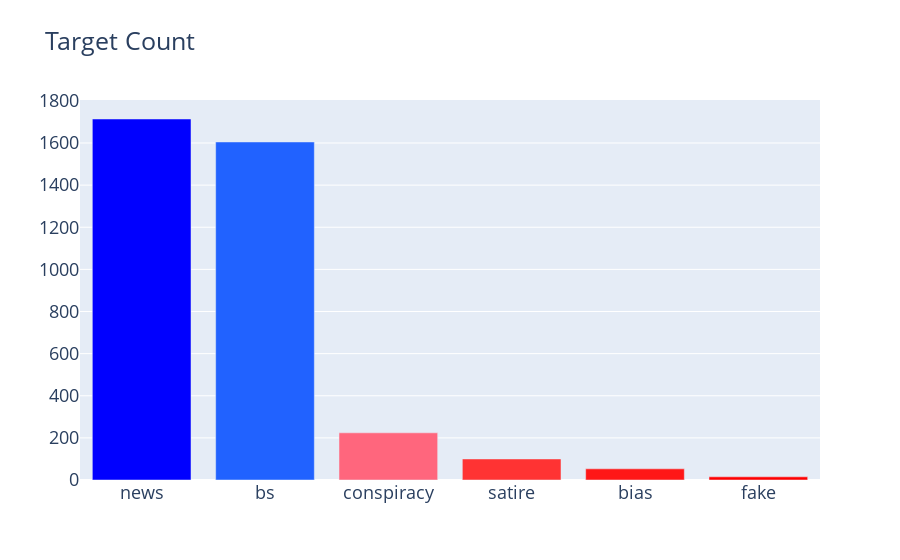
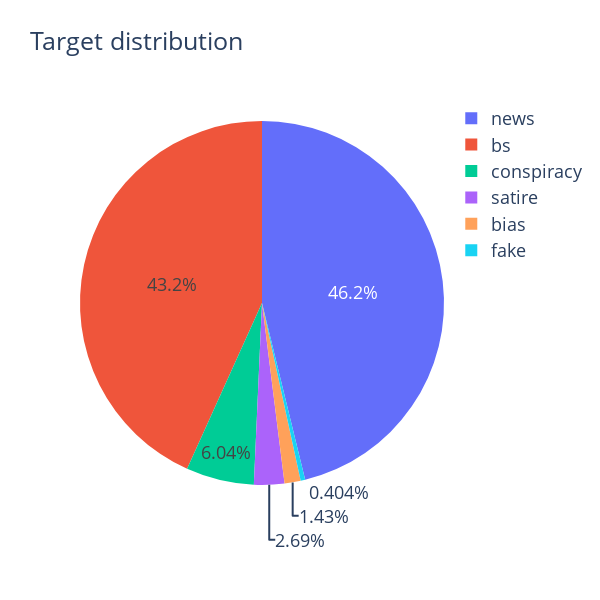

Source (notebook cell) for these figures, in order:
### Code cell
configure_plotly_browser_state()

## target count ##
cnt_srs = df['type'].value_counts()
trace = go.Bar(
    x=cnt_srs.index,
    y=cnt_srs.values,
    marker=dict(
        color=cnt_srs.values,
        colorscale = 'Picnic',
        reversescale = True
    ),
)

layout = go.Layout(
    title='Target Count',
    font=dict(size=18)
)

data = [trace]
fig = go.Figure(data=data, layout=layout)
py.iplot(fig, filename="TargetCount")

## target distribution ##
labels = (np.array(cnt_srs.index))
sizes = (np.array((cnt_srs / cnt_srs.sum())*100))

trace = go.Pie(labels=labels, values=sizes)
layout = go.Layout(
    title='Target distribution',
    font=dict(size=18),
    width=600,
    height=600,
)
data = [trace]
fig = go.Figure(data=data, layout=layout)
py.iplot(fig, filename="usertype")

### Figure 1 — Plotly figure (JSON) as saved in the notebook; plotly's stock layout.template omitted (floating-point values rounded to 4 significant figures)
{"data": [{"marker": {"color": [1714, 1605, 224, 100, 53, 15], "colorscale": [[0, "rgb(0,0,255)"], [0.1, "rgb(51,153,255)"], [0.2, "rgb(102,204,255)"], [0.3, "rgb(153,204,255)"], [0.4, "rgb(204,204,255)"], [0.5, "rgb(255,255,255)"], [0.6, "rgb(255,204,255)"], [0.7, "rgb(255,153,255)"], [0.8, "rgb(255,102,204)"], [0.9, "rgb(255,102,102)"], [1, "rgb(255,0,0)"]], "reversescale": true}, "type": "bar", "x": ["news", "bs", "conspiracy", "satire", "bias", "fake"], "y": [1714, 1605, 224, 100, 53, 15]}], "layout": {"font": {"size": 18}, "title": {"text": "Target Count"}}}

### Figure 2 — Plotly figure (JSON) as saved in the notebook; plotly's stock layout.template omitted (floating-point values rounded to 4 significant figures)
{"data": [{"labels": ["news", "bs", "conspiracy", "satire", "bias", "fake"], "type": "pie", "values": [46.19, 43.25, 6.036, 2.695, 1.428, 0.4042]}], "layout": {"font": {"size": 18}, "height": 600, "title": {"text": "Target distribution"}, "width": 600}}
